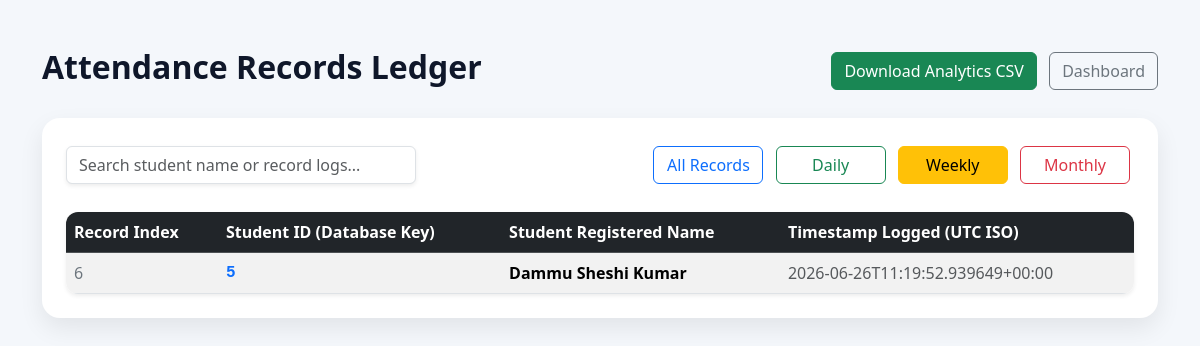
The page /attendance_record?period=weekly on the database its author committed.
### tables this page shows
CREATE TABLE attendance (
            id INTEGER PRIMARY KEY AUTOINCREMENT,
            student_id INTEGER,
            name TEXT,
            timestamp TEXT
        );

### app.py (the view)
@app.route("/attendance_record", methods=["GET"])
def attendance_record():
    period = request.args.get("period", "all")
    conn = sqlite3.connect(DB_PATH)
    c = conn.cursor()
    q = "SELECT id, student_id, name, timestamp FROM attendance"
    params = ()
    if period == "daily":
        today = datetime.date.today().isoformat()
        q += " WHERE date(timestamp) = ?"
        params = (today,)
    elif period == "weekly":
        start = (datetime.date.today() - datetime.timedelta(days=7)).isoformat()
        q += " WHERE date(timestamp) >= ?"
        params = (start,)
    elif period == "monthly":
        start = (datetime.date.today() - datetime.timedelta(days=30)).isoformat()
        q += " WHERE date(timestamp) >= ?"
        params = (start,)
    q += " ORDER BY timestamp DESC LIMIT 5000"
    c.execute(q, params)
    rows = c.fetchall()
    conn.close()
    return render_template("attendance_record.html", records=rows, period=period)

### templates/attendance_record.html (shortened to what this page needs)
<!doctype html>
<html lang="en">
<head>
    <link href="https://cdn.jsdelivr.net/npm/bootstrap@5.3.1/dist/css/bootstrap.min.css" rel="stylesheet">
</head>
<body>
<div class="container py-5">
    <div class="d-flex justify-content-between align-items-center mb-4">
        <h2 class="page-title">Attendance Records Ledger</h2>
        <div>
            <a href="/download_csv" class="btn btn-success me-2">Download Analytics CSV</a>
            <a href="/" class="btn btn-outline-secondary">Dashboard</a>
        </div>
    </div>
    <div class="card main-card">
        <div class="card-body p-4">
            <div class="row mb-4 align-items-center">
                <div class="col-md-5">
                    <input type="text" id="searchInput" class="form-control search-box shadow-sm" placeholder="Search student name or record logs...">
                </div>
                <div class="col-md-7 text-md-end mt-3 mt-md-0">
                    <a href="/attendance_record?period=all" class="btn {% if period == 'all' or not period %}btn-primary{% else %}btn-outline-primary{% endif %} filter-btn m-1">All Records</a>
                    <a href="/attendance_record?period=daily" class="btn {% if period == 'daily' %}btn-success{% else %}btn-outline-success{% endif %} filter-btn m-1">Daily</a>
                    <a href="/attendance_record?period=weekly" class="btn {% if period == 'weekly' %}btn-warning{% else %}btn-outline-warning{% endif %} filter-btn m-1">Weekly</a>
                    <a href="/attendance_record?period=monthly" class="btn {% if period == 'monthly' %}btn-danger{% else %}btn-outline-danger{% endif %} filter-btn m-1">Monthly</a>
                </div>
            </div>
            <div class="table-responsive shadow-sm">
                <table class="table table-striped table-hover align-middle mb-0" id="attendanceTable">
                    <thead class="table-dark">
                        <tr>
                            <th>Record Index</th>
                            <th>Student ID (Database Key)</th>
                            <th>Student Registered Name</th>
                            <th>Timestamp Logged (UTC ISO)</th>
                        </tr>
                    </thead>
                    <tbody>
                    {% if records %}
                        {% for r in records %}
                        <tr>
                            <td class="fw-medium text-secondary">{{ r[0] }}</td>
                            <td class="font-monospace fw-bold text-primary">{{ r[1] }}</td>
                            <td class="fw-semibold">{{ r[2] }}</td>
                            <td class="text-muted">{{ r[3] }}</td>
                        </tr>
                        {% endfor %}
                    {% else %}
                        <tr>
                            <td colspan="4" class="text-center py-4 text-muted fw-medium">No verified entry records matched for this filtering scale.</td>
                        </tr>
                    {% endif %}
                    </tbody>
                </table>
            </div>
        </div>
    </div>
</div>
</body>
</html>

### templates/attendance_record.html (style rules this page uses)
body { background:#f4f7fb; font-family:'Segoe UI',sans-serif; }
.main-card { border:none; border-radius:18px; box-shadow:0 10px 25px rgba(0,0,0,0.08); }
.page-title { font-weight:700; color:#0f172a; }
.table-responsive { border-radius:12px; overflow:hidden; }
.filter-btn { min-width:110px; }
.search-box { max-width:350px; }

### rows shown on the page
attendance: id "6", student "5", name "Dammu Sheshi Kumar", timestamp "2026-06-26T11:19:52.939649+00:00"
